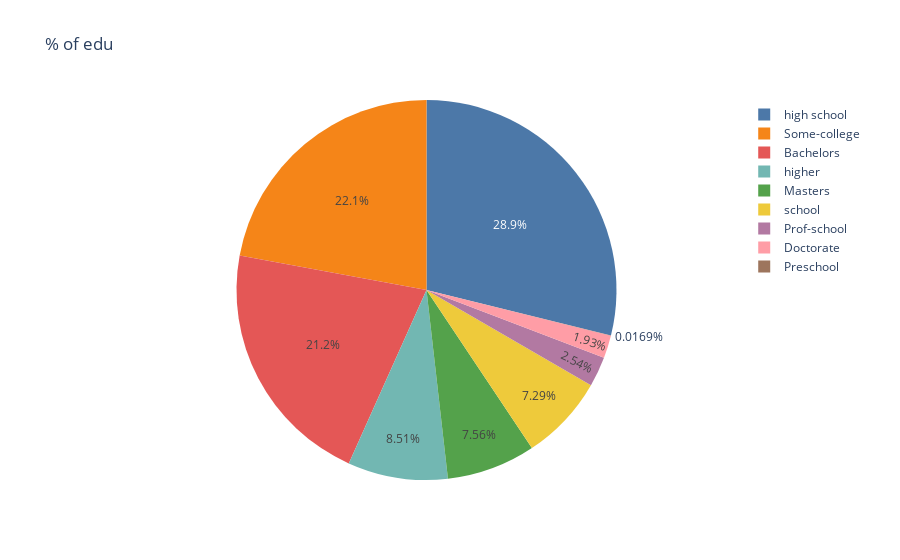

The notebook cell saved with this chart:
### Code cell
px.pie(df, values='educational-num', names='education',title='% of edu',color_discrete_sequence=px.colors.qualitative.T10)

### Figure 1 — Plotly figure (JSON) as saved in the notebook; plotly's stock layout.template omitted (floating-point values rounded to 4 significant figures; data arrays with more than 128 entries replaced by an {"elided": "..."} marker saying what was removed)
{"data": [{"domain": {"x": [0, 1], "y": [0, 1]}, "hovertemplate": "education=%{label}<br>educational-num=%{value}<extra></extra>", "labels": {"elided": "48842 str values"}, "legendgroup": "", "name": "", "showlegend": true, "type": "pie", "values": {"elided": "48842 int values"}}], "layout": {"legend": {"tracegroupgap": 0}, "piecolorway": ["#4C78A8", "#F58518", "#E45756", "#72B7B2", "#54A24B", "#EECA3B", "#B279A2", "#FF9DA6", "#9D755D", "#BAB0AC"], "title": {"text": "% of edu"}}}
